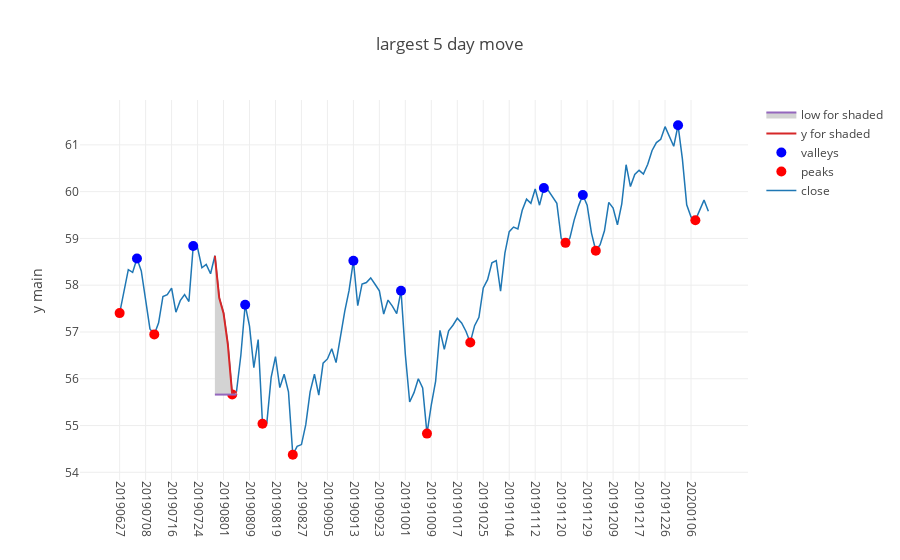

The notebook cell this image was saved under:
### Markdown cell above
### Plot the graph above using plotly
To use plotly, you must assemble a set of plotly go.Figure objects.
They are as follows:
1. sc_main: this is the ```go.Figure``` object that get's returned inside of a tuple, from ```du.plotly_pandas```. 
2. sc1: this is a scatter plot of the ```peak``` column in ```df_p_v```
3. sc2: this is a scatter plot of the ```valley``` column in ```df_p_v```
4. sc3: this is a scatter of just those x and y values during the time period that had the largest n day range
5. sc4: this is a vertical line along the y value that is the min y value of the period that had the largest n day range.  You need this line in order to draw the shaded region, using ```fill=tonexty```

### Code cell
axx = du.plotly_pandas(df_p_v[['trade_date','close']],x_column='trade_date',plot_title=f'largest {n} day move')
sc_main = axx.data[0]# list(axx.data)
m1=dict(color='Red',size=10)
m2=dict(color='Blue',size=10)
sc1 = go.Scatter(x=df_p_v.trade_date, y=df_p_v['valley'],mode='markers', marker=m1,name='peaks')
sc2 = go.Scatter(x=df_p_v.trade_date, y=df_p_v['peak'],mode='markers', marker=m2,name='valleys')
min_y = df_p_v.iloc[Ix].close.min()
sc3 = go.Scatter(
    x=df_p_v.iloc[Ix].trade_date,
    y=df_p_v.iloc[Ix].close,
    mode='lines',
    name='y for shaded'
)
sc4 = go.Scatter(
    x=df_p_v.iloc[Ix].trade_date,
    y=[min_y for _ in Iy],
    fill='tonexty',
    fillcolor ='#d3d3d3',
    mode='lines',
    name='low for shaded'
)
data = [sc_main,sc1,sc2,sc3,sc4]
axx2 = go.Figure(data=data,layout=axx.layout)
# iplot(axx)
iplot(axx2)

### Figure 1 — Plotly figure (JSON) as saved in the notebook; plotly's stock layout.template omitted (floating-point values rounded to 4 significant figures; data arrays with more than 128 entries replaced by an {"elided": "..."} marker saying what was removed)
{"data": [{"line": {"color": "rgba (31, 119, 180, 1)", "dash": "solid", "width": 1.5}, "mode": "lines", "name": "close", "type": "scatter", "uid": "84af1346-35bc-11ea-810d-8c859025e7f9", "x": {"elided": "137 int values"}, "xaxis": "x", "y": {"elided": "137 float values"}, "yaxis": "y"}, {"marker": {"color": "Red", "size": 10}, "mode": "markers", "name": "peaks", "type": "scatter", "uid": "84af14c0-35bc-11ea-9d9c-8c859025e7f9", "x": {"elided": "137 int values"}, "y": {"elided": "137 float values"}}, {"marker": {"color": "Blue", "size": 10}, "mode": "markers", "name": "valleys", "type": "scatter", "uid": "84af157e-35bc-11ea-b8f9-8c859025e7f9", "x": {"elided": "137 int values"}, "y": {"elided": "137 float values"}}, {"mode": "lines", "name": "y for shaded", "type": "scatter", "uid": "84af161e-35bc-11ea-97d4-8c859025e7f9", "x": [20190730, 20190731, 20190801, 20190802, 20190805, 20190806], "y": [58.63, 57.73, 57.4, 56.73, 55.66, 55.73]}, {"fill": "tonexty", "fillcolor": "#d3d3d3", "mode": "lines", "name": "low for shaded", "type": "scatter", "uid": "84af16be-35bc-11ea-a1f6-8c859025e7f9", "x": [20190730, 20190731, 20190801, 20190802, 20190805, 20190806], "y": [55.66, 55.66, 55.66, 55.66, 55.66, 55.66]}], "layout": {"title": "largest 5 day move", "xaxis": {"tickangle": 90, "ticktext": [20190627, 20190708, 20190716, 20190724, 20190801, 20190809, 20190819, 20190827, 20190905, 20190913, 20190923, 20191001, 20191009, 20191017, 20191025, 20191104, 20191112, 20191120, 20191129, 20191209, 20191217, 20191226, 20200106], "tickvals": [20190627, 20190708, 20190716, 20190724, 20190801, 20190809, 20190819, 20190827, 20190905, 20190913, 20190923, 20191001, 20191009, 20191017, 20191025, 20191104, 20191112, 20191120, 20191129, 20191209, 20191217, 20191226, 20200106], "type": "category"}, "yaxis": {"title": "y main"}}}
